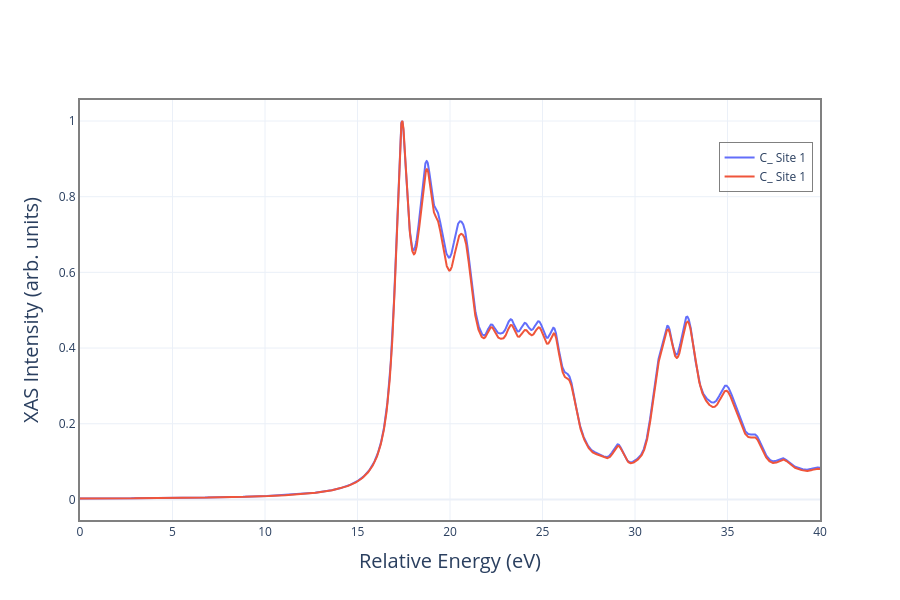

Source (notebook cell):
### Code cell
from plotly import graph_objects as go
fig=go.Figure()
fig=results.plot_xas(fig=fig)
fig.update_xaxes(range=[0,40])
fig.show()

### Figure 1 — Plotly figure (JSON) as saved in the notebook; plotly's stock layout.template omitted (floating-point values rounded to 4 significant figures; data arrays with more than 128 entries replaced by an {"elided": "..."} marker saying what was removed)
{"data": [{"line": {"width": 2}, "mode": "lines", "name": "C_ Site 1", "type": "scatter", "x": {"elided": "10001 float values"}, "y": {"elided": "10001 float values"}}, {"line": {"width": 2}, "mode": "lines", "name": "C_ Site 1", "type": "scatter", "x": {"elided": "10001 float values"}, "y": {"elided": "10001 float values"}}], "layout": {"font": {"size": 12}, "height": 600, "hovermode": "x unified", "legend": {"bgcolor": "rgba(255, 255, 255, 0.5)", "bordercolor": "grey", "borderwidth": 1, "x": 0.99, "xanchor": "right", "y": 0.9, "yanchor": "top"}, "showlegend": true, "width": 900, "xaxis": {"linecolor": "grey", "linewidth": 2, "mirror": true, "range": [0, 40], "showline": true, "title": {"font": {"size": 20}, "text": "Relative Energy (eV)"}}, "yaxis": {"linecolor": "grey", "linewidth": 2, "mirror": true, "showline": true, "title": {"font": {"size": 20}, "text": "XAS Intensity (arb. units)"}}}}
